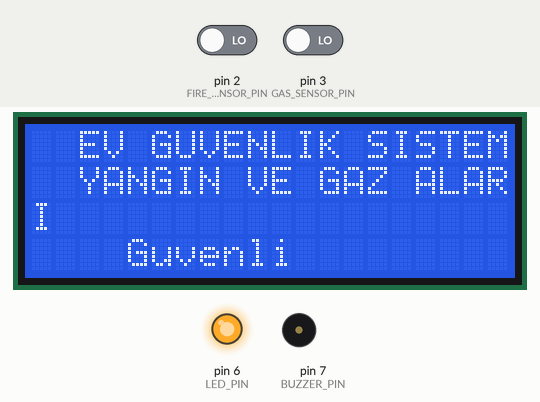
This sketch was run on a simulated Arduino Uno, built with avr-gcc and run on an emulated ATmega328P. Parts: 20×4 character LCD, output pins drawn as LEDs (lit = HIGH), buzzer (waves = sounding). The inputs (shaded band) are chosen by the test bench; at power-on: pin 2 (FIRE_SENSOR_PIN) LOW, pin 3 (GAS_SENSOR_PIN) LOW.

Above: at 1.2 s.
1.3 s: pin 2 (FIRE_SENSOR_PIN) driven HIGH
At 2.0 s:
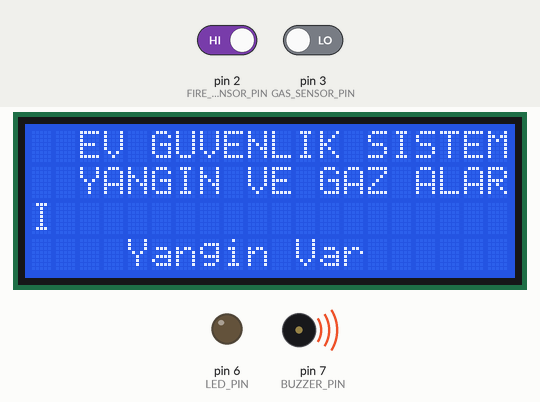
4.3 s: pin 3 (GAS_SENSOR_PIN) driven HIGH
At 5.1 s:
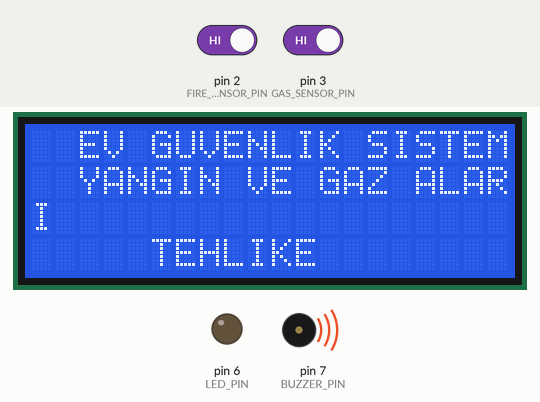
7.3 s: pin 2 (FIRE_SENSOR_PIN) driven LOW
At 8.0 s:
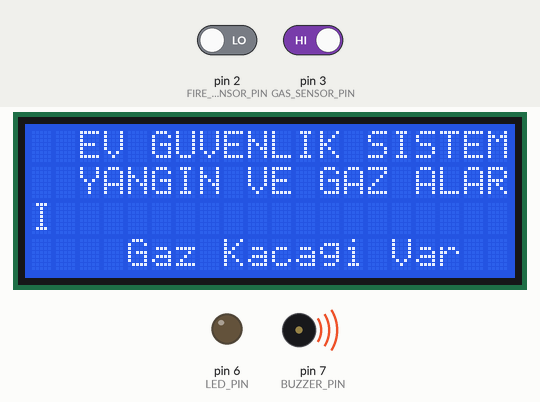
10.3 s: pin 2 (FIRE_SENSOR_PIN) driven HIGH
At 10.7 s:
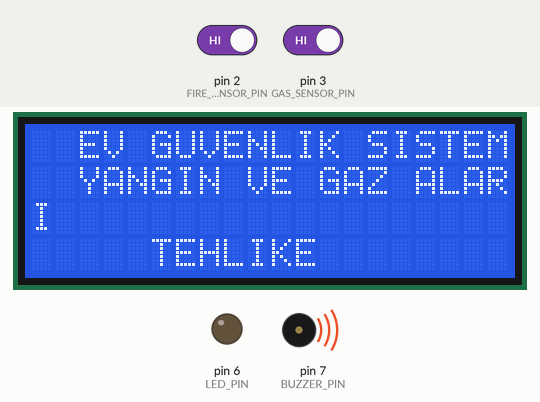
13.3 s: pin 3 (GAS_SENSOR_PIN) driven LOW
At 14.8 s:
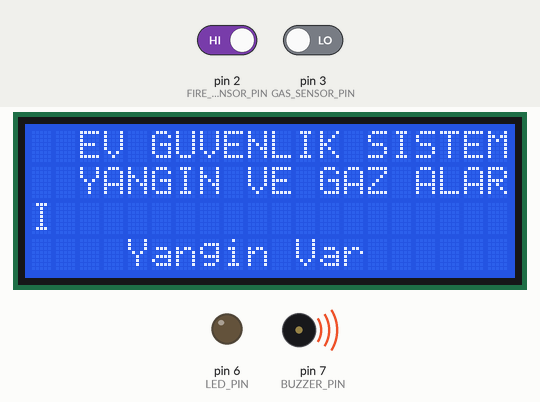
16.3 s: pin 3 (GAS_SENSOR_PIN) driven HIGH
At 17.8 s:
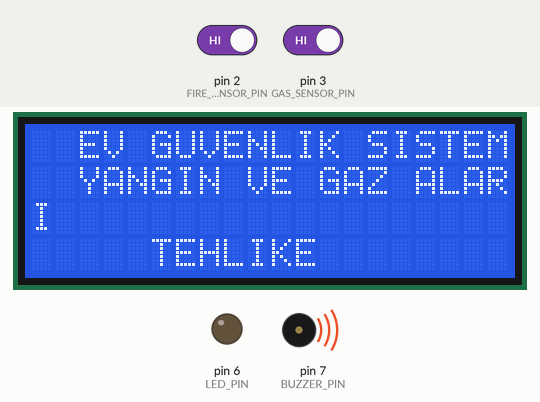
Timing chart, 0 to 19.3 s (numbered marks = the images above; inputs shaded):
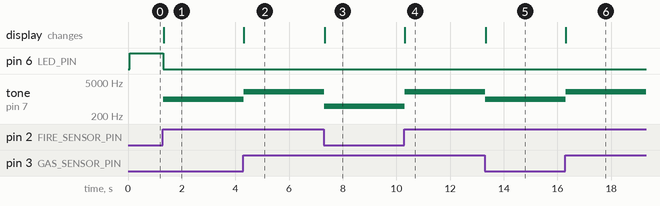

Measured:
- after the input at 1.3 s, pin 6 (LED_PIN): HIGH → LOW at once; tone on pin 7 (BUZZER_PIN): silent → 1000 Hz at once; the display: changes at once (image 1)
- after the input at 4.3 s, tone on pin 7 (BUZZER_PIN): 1000 Hz → 2000 Hz at once; the display: changes at once (image 2)
- after the input at 7.3 s, tone on pin 7 (BUZZER_PIN): 2000 Hz → 500 Hz at once; the display: changes at once (image 3)
- after the input at 10.3 s, tone on pin 7 (BUZZER_PIN): 500 Hz → 2000 Hz at once; the display: changes at once (image 4)
- after the input at 13.3 s, tone on pin 7 (BUZZER_PIN): 2000 Hz → 1000 Hz at once; the display: changes at once (image 5)
- after the input at 16.3 s, tone on pin 7 (BUZZER_PIN): 1000 Hz → 2000 Hz at once; the display: changes at once (image 6)

The sketch:

final.ino
```cpp
#include <LiquidCrystal.h>

// SENSÖR YERLERİ
LiquidCrystal lcd(13, 12, 11, 10, 9, 8);

const int FIRE_SENSOR_PIN = 2;
const int GAS_SENSOR_PIN = 3;
const int BUZZER_PIN = 7;
const int LED_PIN = 6;

void setup() {
  pinMode(FIRE_SENSOR_PIN, INPUT); // Yangın Sensörü INPUT
  pinMode(GAS_SENSOR_PIN, INPUT); // Gaz Sensörü INPUT
  pinMode(BUZZER_PIN, OUTPUT);  // BUZZER ÇIKIŞ
  pinMode(LED_PIN, OUTPUT);  // LEDLER ÇIKIŞ

  lcd.begin(20, 4); // LCD EKRAN
  lcd.setCursor(0, 0); // İmleç konumunu ayarla
  lcd.print("  EV GUVENLIK SISTEMI   ");
  lcd.setCursor(0, 1);
  lcd.print("  YANGIN VE GAZ ALARMI   ");
}

void loop() {
  int Fire_Sensor_Degeri = digitalRead(FIRE_SENSOR_PIN);  // Yangın Sensöründen OKU
  int Gas_Sensor_Degeri = digitalRead(GAS_SENSOR_PIN);    // Gaz Sensöründen OKU

  lcd.setCursor(0, 3);
  lcd.print("                    ");
  lcd.setCursor(0, 3);

  if (Fire_Sensor_Degeri == HIGH && Gas_Sensor_Degeri == HIGH) // Yangın ve gaz algılama
  {
    tone(BUZZER_PIN, 2000); // İki sensör de algılandı
    digitalWrite(LED_PIN, LOW);
    lcd.print("     TEHLIKE     ");
  }
  else if (Fire_Sensor_Degeri == HIGH) // Yangın algılama
  {
    tone(BUZZER_PIN, 1000);
    digitalWrite(LED_PIN, LOW);
    lcd.print("    Yangin Var    ");
  }
  else if (Gas_Sensor_Degeri == HIGH) // Gaz algılama
  {
    tone(BUZZER_PIN, 500); // Gaz sesi
    digitalWrite(LED_PIN, LOW);
    lcd.print("    Gaz Kacagi Var    ");
  }
  else
  {
    lcd.print("    Guvenli    ");
    noTone(BUZZER_PIN); // Buzzer'ı kapat
    digitalWrite(LED_PIN, HIGH);
  }
}
```
